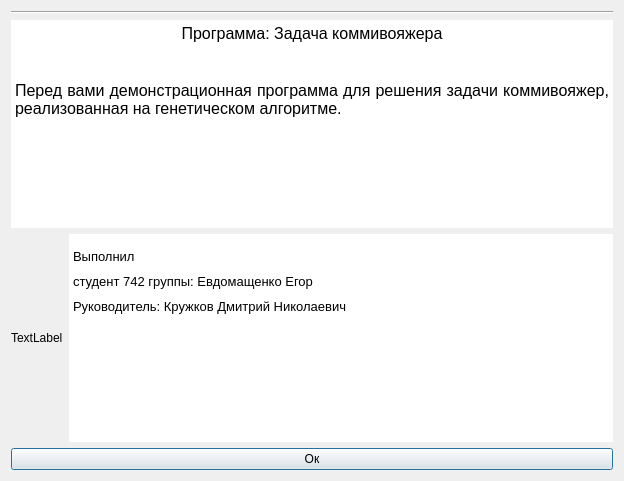
<?xml version="1.0" encoding="UTF-8"?>
<ui version="4.0">
 <class>HelpByAuthor</class>
 <widget class="QDialog" name="HelpByAuthor">
  <property name="geometry">
   <rect>
    <x>0</x>
    <y>0</y>
    <width>624</width>
    <height>481</height>
   </rect>
  </property>
  <property name="windowTitle">
   <string>Справка об авторе</string>
  </property>
  <property name="windowIcon">
   <iconset resource="../res/res.qrc">
    <normaloff>:/iconHelp.PNG</normaloff>:/iconHelp.PNG</iconset>
  </property>
  <layout class="QVBoxLayout" name="verticalLayout_2">
   <item>
    <layout class="QVBoxLayout" name="verticalLayout">
     <item>
      <widget class="Line" name="line">
       <property name="orientation">
        <enum>Qt::Horizontal</enum>
       </property>
      </widget>
     </item>
     <item>
      <widget class="QTextEdit" name="textEdit">
       <property name="frameShape">
        <enum>QFrame::NoFrame</enum>
       </property>
       <property name="readOnly">
        <bool>true</bool>
       </property>
       <property name="html">
        <string>&lt;!DOCTYPE HTML PUBLIC &quot;-//W3C//DTD HTML 4.0//EN&quot; &quot;http://www.w3.org/TR/REC-html40/strict.dtd&quot;&gt;
&lt;html&gt;&lt;head&gt;&lt;meta name=&quot;qrichtext&quot; content=&quot;1&quot; /&gt;&lt;style type=&quot;text/css&quot;&gt;
p, li { white-space: pre-wrap; }
&lt;/style&gt;&lt;/head&gt;&lt;body style=&quot; font-family:'MS Shell Dlg 2'; font-size:8.25pt; font-weight:400; font-style:normal;&quot;&gt;
&lt;p align=&quot;center&quot; style=&quot; margin-top:0px; margin-bottom:0px; margin-left:0px; margin-right:0px; -qt-block-indent:0; text-indent:0px;&quot;&gt;&lt;span style=&quot; font-size:12pt;&quot;&gt;Программа: Задача коммивояжера&lt;/span&gt;&lt;/p&gt;
&lt;p align=&quot;center&quot; style=&quot;-qt-paragraph-type:empty; margin-top:0px; margin-bottom:0px; margin-left:0px; margin-right:0px; -qt-block-indent:0; text-indent:0px; font-size:12pt;&quot;&gt;&lt;br /&gt;&lt;/p&gt;
&lt;p align=&quot;center&quot; style=&quot;-qt-paragraph-type:empty; margin-top:0px; margin-bottom:0px; margin-left:0px; margin-right:0px; -qt-block-indent:0; text-indent:0px; font-size:12pt;&quot;&gt;&lt;br /&gt;&lt;/p&gt;
&lt;p align=&quot;justify&quot; style=&quot; margin-top:0px; margin-bottom:0px; margin-left:0px; margin-right:0px; -qt-block-indent:0; text-indent:0px;&quot;&gt;&lt;span style=&quot; font-size:12pt;&quot;&gt;Перед вами демонстрационная программа для решения задачи коммивояжер, реализованная на генетическом алгоритме.&lt;/span&gt;&lt;/p&gt;&lt;/body&gt;&lt;/html&gt;</string>
       </property>
      </widget>
     </item>
     <item>
      <layout class="QHBoxLayout" name="horizontalLayout_2">
       <item>
        <widget class="QLabel" name="image">
         <property name="text">
          <string>TextLabel</string>
         </property>
        </widget>
       </item>
       <item>
        <widget class="QTextBrowser" name="textBrowser">
         <property name="frameShape">
          <enum>QFrame::NoFrame</enum>
         </property>
         <property name="frameShadow">
          <enum>QFrame::Plain</enum>
         </property>
         <property name="readOnly">
          <bool>true</bool>
         </property>
         <property name="html">
          <string>&lt;!DOCTYPE HTML PUBLIC &quot;-//W3C//DTD HTML 4.0//EN&quot; &quot;http://www.w3.org/TR/REC-html40/strict.dtd&quot;&gt;
&lt;html&gt;&lt;head&gt;&lt;meta name=&quot;qrichtext&quot; content=&quot;1&quot; /&gt;&lt;style type=&quot;text/css&quot;&gt;
p, li { white-space: pre-wrap; }
&lt;/style&gt;&lt;/head&gt;&lt;body style=&quot; font-family:'MS Shell Dlg 2'; font-size:8.25pt; font-weight:400; font-style:normal;&quot;&gt;
&lt;p style=&quot; margin-top:0px; margin-bottom:0px; margin-left:0px; margin-right:0px; -qt-block-indent:0; text-indent:0px;&quot;&gt;&lt;span style=&quot; font-size:16pt; vertical-align:sub;&quot;&gt;Выполнил &lt;/span&gt;&lt;/p&gt;
&lt;p style=&quot; margin-top:0px; margin-bottom:0px; margin-left:0px; margin-right:0px; -qt-block-indent:0; text-indent:0px;&quot;&gt;&lt;span style=&quot; font-size:16pt; vertical-align:sub;&quot;&gt;студент 742 группы: Евдомащенко Егор&lt;/span&gt;&lt;/p&gt;
&lt;p style=&quot; margin-top:0px; margin-bottom:0px; margin-left:0px; margin-right:0px; -qt-block-indent:0; text-indent:0px;&quot;&gt;&lt;span style=&quot; font-size:16pt; vertical-align:sub;&quot;&gt;Руководитель: Кружков Дмитрий Николаевич&lt;/span&gt;&lt;/p&gt;&lt;/body&gt;&lt;/html&gt;</string>
         </property>
         <property name="acceptRichText">
          <bool>false</bool>
         </property>
        </widget>
       </item>
      </layout>
     </item>
    </layout>
   </item>
   <item>
    <widget class="QPushButton" name="b_ok">
     <property name="text">
      <string>Ок</string>
     </property>
    </widget>
   </item>
  </layout>
 </widget>
 <resources>
  <include location="../res/res.qrc"/>
 </resources>
 <connections>
  <connection>
   <sender>b_ok</sender>
   <signal>clicked()</signal>
   <receiver>HelpByAuthor</receiver>
   <slot>reject()</slot>
   <hints>
    <hint type="sourcelabel">
     <x>271</x>
     <y>232</y>
    </hint>
    <hint type="destinationlabel">
     <x>271</x>
     <y>125</y>
    </hint>
   </hints>
  </connection>
 </connections>
</ui>
